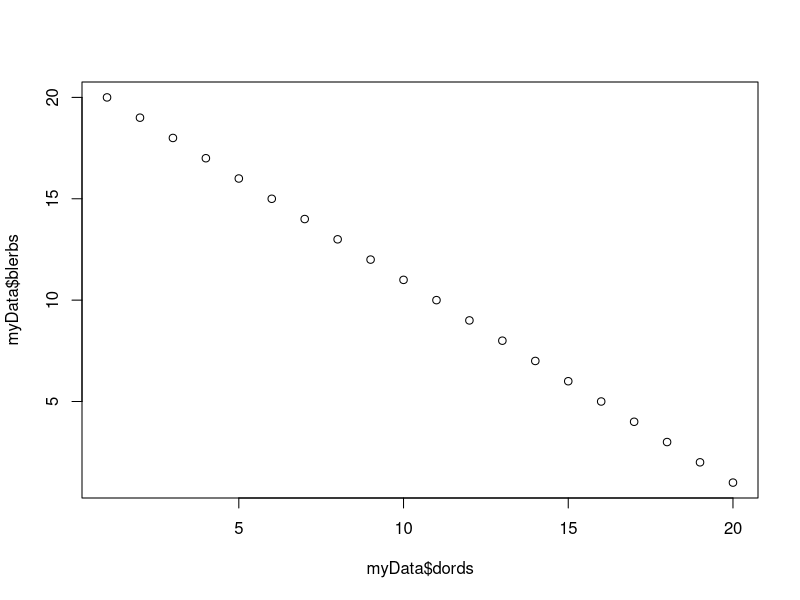
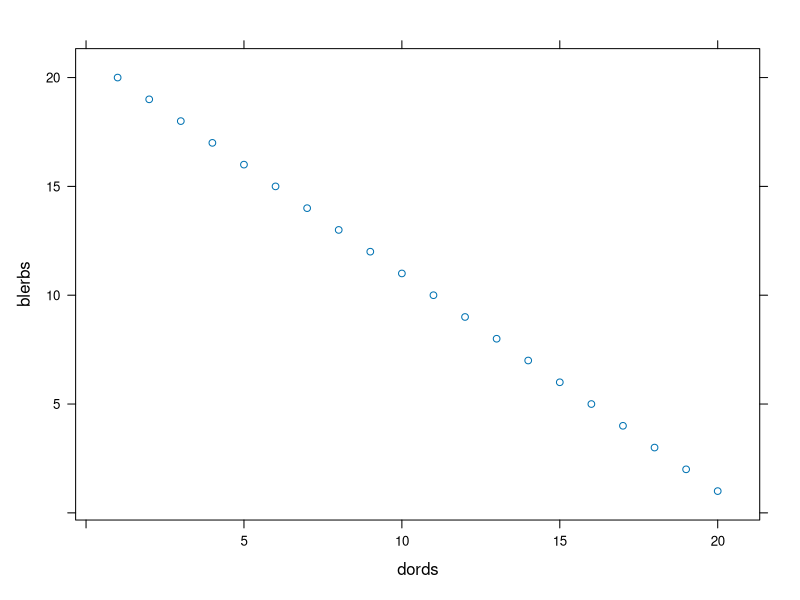
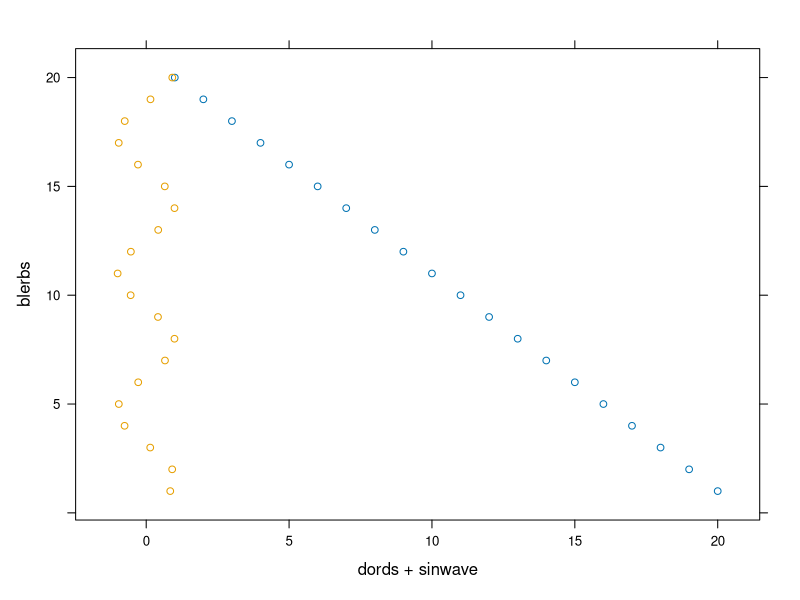
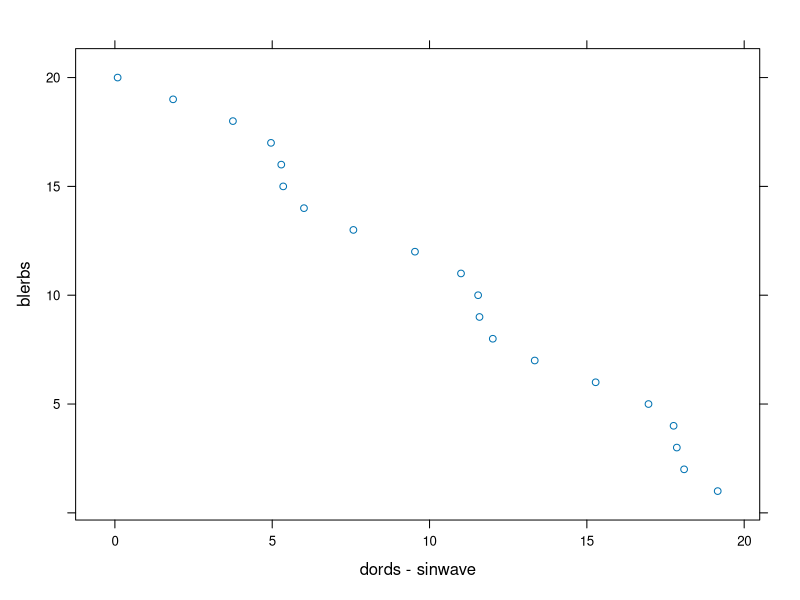
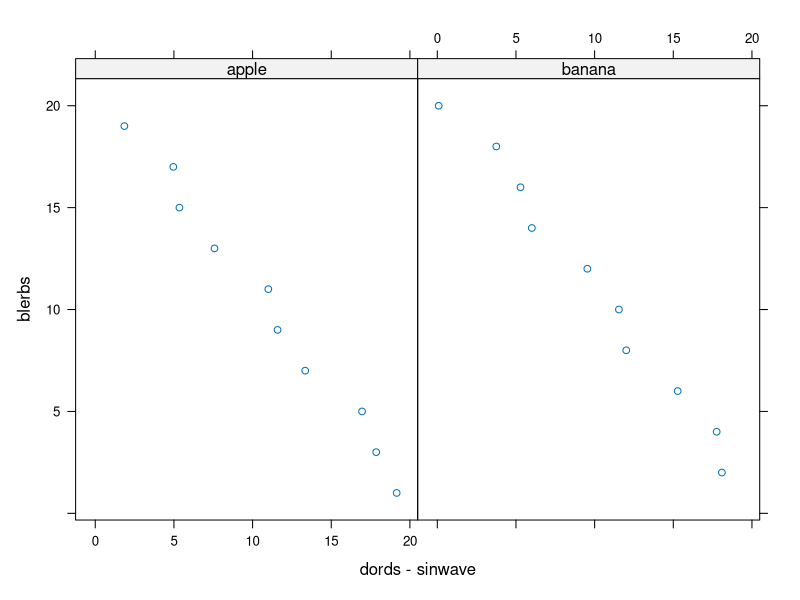
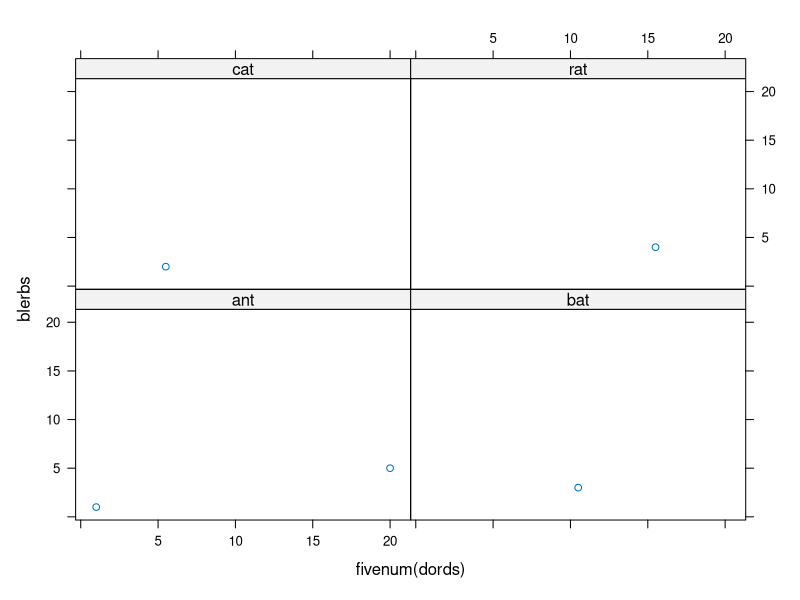
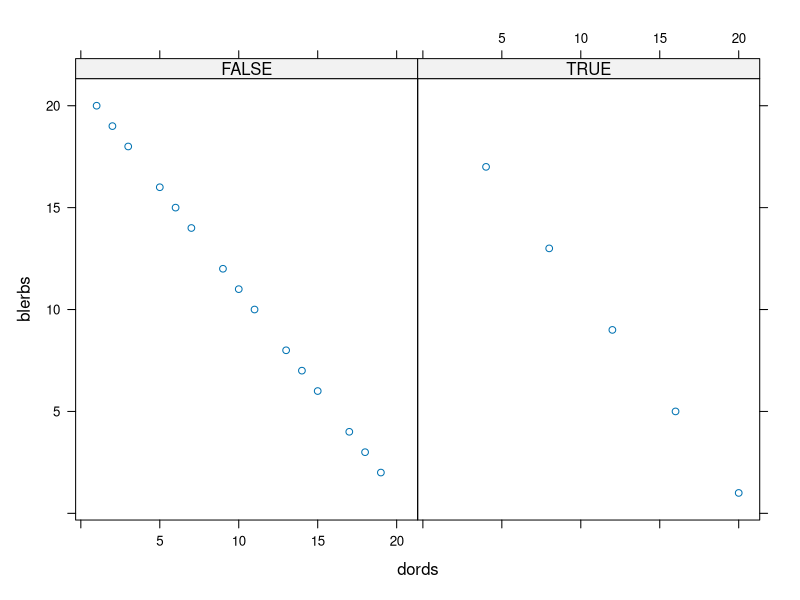
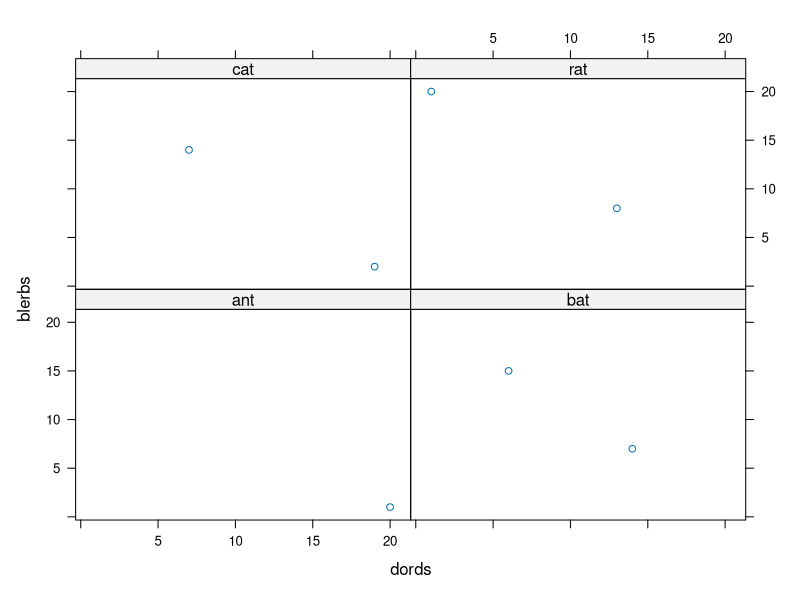

The R source for these figures, in order:
# formulas capture the relationship in data

class(1) # a reminder of what "class" does. this returns "numeric"

class(x ~ y) # returns "formula"

# "Dependent variable" ~ "independent variable"
# "response ~ terms" as used by lm()

# pronounce x ~ y as "x is a function of y"

myformula <- "x ~ y" # stored as string
myformula <- as.formula("x ~ y") # stored as formula

# an example of how formula can be used

myData <- data.frame(blerbs = 1:20,
                     dords = 20:1,
                     sinwave = sin(1:20),
                     fruit = as.factor(rep(c("apple","banana"),10)),
                     animals = as.factor(rep(c("ant","cat","bat","rat"),5))
)



# first ... without a formula
plot(x = myData$dords, y = myData$blerbs)

# then...with a formula

library(lattice) # using lattice system for formula support

# ~ ... y ~ x ... y is a function of column x
xyplot(x = blerbs ~ dords, data = myData)

# constructing a formula

# + ... y ~ x + a ... y is a function of columns x and a
xyplot(x = as.formula(blerbs ~ dords + sinwave), data = myData)

# - ... y ~ x - a ... y is a function of column x, but not a
xyplot(x = blerbs ~ dords - sinwave, data = myData)


# | ... y ~ x | a ... y is a function of x conditioned by a
xyplot(x = blerbs ~ dords - sinwave | fruit, data = myData)
xyplot(x = blerbs ~ fivenum(dords) | animals, data = myData)

# formulas allow for subset
xyplot(x = blerbs ~ dords | animals == "ant" , data = myData)

xyplot(x = blerbs ~ dords | animals , 
       data = myData[myData$sinwave > .5, ])

# ... or use the subset parameter ...
xyplot(x = blerbs ~ dords | animals , data = myData, subset = dords < 10)
xyplot(x = blerbs ~ dords | animals , data = myData, subset = dords > 10)


# formulas can have equations
xyplot(x = cut(blerbs, breaks = 4) ~ dords, data = myData)
xyplot(x = blerbs ~ cut(dords, breaks = 4), data = myData)
xyplot(x = I(blerbs * 2) ~ dords, data = myData) # I() is for identity - escape special meanings

# there are more operators

# : ... y ~ x:a ... y is a function of interaction between x and a

# * ... y ~ x*a ... y is a function of columns x and a and their interaction
